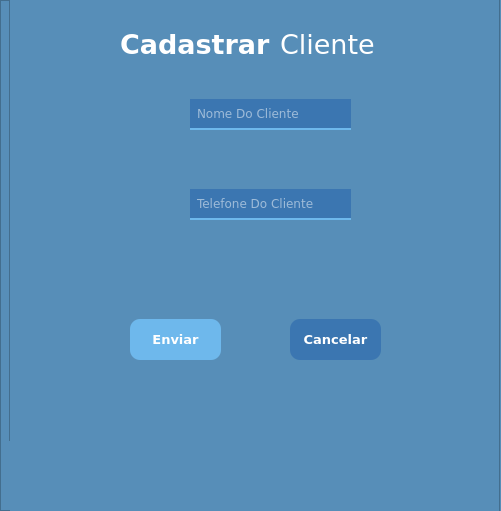
           <widget class="QFrame" name="frame_11">
            <property name="geometry">
             <rect>
              <x>-10</x>
              <y>0</y>
              <width>501</width>
              <height>511</height>
             </rect>
            </property>
            <property name="styleSheet">
             <string notr="true">background-color: rgb(87, 142, 184);</string>
            </property>
            <property name="frameShape">
             <enum>QFrame::StyledPanel</enum>
            </property>
            <property name="frameShadow">
             <enum>QFrame::Raised</enum>
            </property>
            <widget class="QFrame" name="frame_14">
             <property name="geometry">
              <rect>
               <x>10</x>
               <y>-1</y>
               <width>500</width>
               <height>1001</height>
              </rect>
             </property>
             <property name="frameShape">
              <enum>QFrame::StyledPanel</enum>
             </property>
             <property name="frameShadow">
              <enum>QFrame::Raised</enum>
             </property>
             <widget class="QLineEdit" name="lineEdit_2">
              <property name="geometry">
               <rect>
                <x>100</x>
                <y>100</y>
                <width>141</width>
                <height>31</height>
               </rect>
              </property>
              <property name="font">
               <font>
                <family>Verdana</family>
               </font>
              </property>
              <property name="styleSheet">
               <string notr="true">QLineEdit{background-color: rgb(255, 255, 255);
padding-left:5px;
border-top: none;
border-left: none;
border-right: none;
border-bottom: 2px solid rgb(110, 184, 236);
background-color: rgb(59, 118, 177);
	color: rgb(255, 255, 255);

}

QLineEdit:focus{
	border: 2px solid rgb(110, 184, 236);
}
QLineEdit:Hover{
	border: 2px solid rgb(110, 184, 236);
}</string>
              </property>
              <property name="placeholderText">
               <string>Nome Do Produto</string>
              </property>
             </widget>
             <widget class="QLineEdit" name="lineEdit_5">
              <property name="geometry">
               <rect>
                <x>280</x>
                <y>100</y>
                <width>151</width>
                <height>31</height>
               </rect>
              </property>
              <property name="font">
               <font>
                <family>Verdana</family>
               </font>
              </property>
              <property name="styleSheet">
               <string notr="true">QLineEdit{background-color: rgb(255, 255, 255);
padding-left:5px;
border-top: none;
border-left: none;
border-right: none;
border-bottom: 2px solid rgb(110, 184, 236);
background-color: rgb(59, 118, 177);
	color: rgb(255, 255, 255);

}

QLineEdit:focus{
	border: 2px solid rgb(110, 184, 236);
}
QLineEdit:Hover{
	border: 2px solid rgb(110, 184, 236);
}</string>
              </property>
              <property name="placeholderText">
               <string>Preço</string>
              </property>
             </widget>
             <widget class="QSpinBox" name="spinBox">
              <property name="geometry">
               <rect>
                <x>290</x>
                <y>220</y>
                <width>141</width>
                <height>31</height>
               </rect>
              </property>
              <property name="styleSheet">
               <string notr="true">background-color: rgb(87, 142, 184);
color: rgb(255, 255, 255);
border: 2px solid rgb(110, 184, 236);</string>
              </property>
              <property name="wrapping">
               <bool>false</bool>
              </property>
              <property name="buttonSymbols">
               <enum>QAbstractSpinBox::UpDownArrows</enum>
              </property>
              <property name="showGroupSeparator" stdset="0">
               <bool>false</bool>
              </property>
              <property name="maximum">
               <number>1000000000</number>
              </property>
             </widget>
             <widget class="QLabel" name="label_14">
              <property name="geometry">
               <rect>
                <x>290</x>
                <y>210</y>
                <width>41</width>
                <height>16</height>
               </rect>
              </property>
              <property name="font">
               <font>
                <family>Verdana</family>
               </font>
              </property>
              <property name="styleSheet">
               <string notr="true">color: rgb(255, 255, 255);</string>
              </property>
              <property name="text">
               <string>Quant.</string>
              </property>
             </widget>
             <widget class="QPushButton" name="pushButton_20">
              <property name="geometry">
               <rect>
                <x>130</x>
                <y>360</y>
                <width>91</width>
                <height>41</height>
               </rect>
              </property>
              <property name="font">
               <font>
                <family>Verdana</family>
                <pointsize>10</pointsize>
                <weight>75</weight>
                <bold>true</bold>
               </font>
              </property>
              <property name="cursor">
               <cursorShape>PointingHandCursor</cursorShape>
              </property>
              <property name="styleSheet">
               <string notr="true">QPushButton{
	background-color: rgb(110, 184, 236);
	border: none;
	border-radius: 10px;
	color: White;
}

QPushButton:hover{
		
	background-color: rgb(59, 118, 177);
}</string>
              </property>
              <property name="text">
               <string>Enviar</string>
              </property>
             </widget>
             <widget class="QPushButton" name="pushButton_23">
              <property name="geometry">
               <rect>
                <x>290</x>
                <y>360</y>
                <width>91</width>
                <height>41</height>
               </rect>
              </property>
              <property name="font">
               <font>
                <family>Verdana</family>
                <pointsize>10</pointsize>
                <weight>75</weight>
                <bold>true</bold>
               </font>
              </property>
              <property name="cursor">
               <cursorShape>PointingHandCursor</cursorShape>
              </property>
              <property name="styleSheet">
               <string notr="true">QPushButton{
background-color: rgb(59, 118, 177);
border: none;
border-radius: 10px;
color: white;
}
QPushButton:hover{
	background-color: rgb(110, 184, 236);
}</string>
              </property>
              <property name="text">
               <string>Cancelar</string>
              </property>
             </widget>
             <widget class="QPushButton" name="pushButton_24">
              <property name="geometry">
               <rect>
                <x>20</x>
                <y>40</y>
                <width>31</width>
                <height>23</height>
               </rect>
              </property>
              <property name="cursor">
               <cursorShape>PointingHandCursor</cursorShape>
              </property>
              <property name="styleSheet">
               <string notr="true">border:none;</string>
              </property>
              <property name="text">
               <string/>
              </property>
              <property name="icon">
               <iconset>
                <normaloff>:/newPrefix/de-volta (1).png</normaloff>:/newPrefix/de-volta (1).png</iconset>
              </property>
              <property name="iconSize">
               <size>
                <width>24</width>
                <height>24</height>
               </size>
              </property>
             </widget>
             <widget class="QLabel" name="label_15">
              <property name="geometry">
               <rect>
                <x>120</x>
                <y>30</y>
                <width>151</width>
                <height>31</height>
               </rect>
              </property>
              <property name="font">
               <font>
                <family>Verdana</family>
                <pointsize>20</pointsize>
                <weight>75</weight>
                <bold>true</bold>
               </font>
              </property>
              <property name="styleSheet">
               <string notr="true">color: rgb(255, 255, 255);</string>
              </property>
              <property name="text">
               <string>Cadastrar</string>
              </property>
             </widget>
             <widget class="QLabel" name="label_16">
              <property name="geometry">
               <rect>
                <x>280</x>
                <y>30</y>
                <width>111</width>
                <height>31</height>
               </rect>
              </property>
              <property name="font">
               <font>
                <family>Verdana</family>
                <pointsize>20</pointsize>
               </font>
              </property>
              <property name="styleSheet">
               <string notr="true">color: rgb(255, 255, 255);</string>
              </property>
              <property name="text">
               <string>Produto</string>
              </property>
             </widget>
             <widget class="QComboBox" name="comboBox">
              <property name="geometry">
               <rect>
                <x>290</x>
                <y>270</y>
                <width>141</width>
                <height>31</height>
               </rect>
              </property>
              <property name="styleSheet">
               <string notr="true">background-color: rgb(87, 142, 184);
color: rgb(255, 255, 255);
border: 2px solid rgb(110, 184, 236);
padding-left:5px;</string>
              </property>
              <item>
               <property name="text">
                <string>Bebida</string>
               </property>
              </item>
              <item>
               <property name="text">
                <string>Comida</string>
               </property>
              </item>
             </widget>
             <widget class="QLabel" name="label_17">
              <property name="geometry">
               <rect>
                <x>290</x>
                <y>260</y>
                <width>51</width>
                <height>16</height>
               </rect>
              </property>
              <property name="styleSheet">
               <string notr="true">color: rgb(255, 255, 255);</string>
              </property>
              <property name="text">
               <string>Categoria</string>
              </property>
             </widget>
             <widget class="QLineEdit" name="lineEdit_6">
              <property name="geometry">
               <rect>
                <x>100</x>
                <y>180</y>
                <width>141</width>
                <height>31</height>
               </rect>
              </property>
              <property name="font">
               <font>
                <family>Verdana</family>
               </font>
              </property>
              <property name="styleSheet">
               <string notr="true">QLineEdit{background-color: rgb(255, 255, 255);
padding-left:5px;
border-top: none;
border-left: none;
border-right: none;
border-bottom: 2px solid rgb(110, 184, 236);
background-color: rgb(59, 118, 177);
	color: rgb(255, 255, 255);

}

QLineEdit:focus{
	border: 2px solid rgb(110, 184, 236);
}
QLineEdit:Hover{
	border: 2px solid rgb(110, 184, 236);
}</string>
              </property>
              <property name="placeholderText">
               <string>Peso</string>
              </property>
             </widget>
             <widget class="QComboBox" name="comboBox_2">
              <property name="geometry">
               <rect>
                <x>290</x>
                <y>180</y>
                <width>141</width>
                <height>31</height>
               </rect>
              </property>
              <property name="styleSheet">
               <string notr="true">background-color: rgb(87, 142, 184);
color: rgb(255, 255, 255);
border: 2px solid rgb(110, 184, 236);
padding-left:5px;</string>
              </property>
              <item>
               <property name="text">
                <string>Litros</string>
               </property>
              </item>
              <item>
               <property name="text">
                <string>Gramas</string>
               </property>
              </item>
              <item>
               <property name="text">
                <string>Quilos</string>
               </property>
              </item>
              <item>
               <property name="text">
                <string>Miligramas</string>
               </property>
              </item>
             </widget>
             <widget class="QLabel" name="label_18">
              <property name="geometry">
               <rect>
                <x>290</x>
                <y>170</y>
                <width>91</width>
                <height>16</height>
               </rect>
              </property>
              <property name="styleSheet">
               <string notr="true">color: rgb(255, 255, 255);</string>
              </property>
              <property name="text">
               <string>Unidade De Medida</string>
              </property>
             </widget>
             <widget class="QLineEdit" name="lineEdit_8">
              <property name="geometry">
               <rect>
                <x>100</x>
                <y>270</y>
                <width>151</width>
                <height>31</height>
               </rect>
              </property>
              <property name="font">
               <font>
                <family>Verdana</family>
               </font>
              </property>
              <property name="styleSheet">
               <string notr="true">QLineEdit{background-color: rgb(255, 255, 255);
padding-left:5px;
border-top: none;
border-left: none;
border-right: none;
border-bottom: 2px solid rgb(110, 184, 236);
background-color: rgb(59, 118, 177);
	color: rgb(255, 255, 255);

}

QLineEdit:focus{
	border: 2px solid rgb(110, 184, 236);
}
QLineEdit:Hover{
	border: 2px solid rgb(110, 184, 236);
}</string>
              </property>
              <property name="placeholderText">
               <string>Valor da Compra</string>
              </property>
             </widget>
             <widget class="QFrame" name="frame_17">
              <property name="geometry">
               <rect>
                <x>-10</x>
                <y>0</y>
                <width>500</width>
                <height>991</height>
               </rect>
              </property>
              <property name="frameShape">
               <enum>QFrame::StyledPanel</enum>
              </property>
              <property name="frameShadow">
               <enum>QFrame::Raised</enum>
              </property>
              <widget class="QLineEdit" name="lineEdit_7">
               <property name="geometry">
                <rect>
                 <x>190</x>
                 <y>100</y>
                 <width>161</width>
                 <height>31</height>
                </rect>
               </property>
               <property name="font">
                <font>
                 <family>Verdana</family>
                </font>
               </property>
               <property name="styleSheet">
                <string notr="true">QLineEdit{background-color: rgb(255, 255, 255);
padding-left:5px;
border-top: none;
border-left: none;
border-right: none;
border-bottom: 2px solid rgb(110, 184, 236);
background-color: rgb(59, 118, 177);
	color: rgb(255, 255, 255);

}

QLineEdit:focus{
	border: 2px solid rgb(110, 184, 236);
}
QLineEdit:Hover{
	border: 2px solid rgb(110, 184, 236);
}</string>
               </property>
               <property name="placeholderText">
                <string>Nome Do Cliente</string>
               </property>
              </widget>
              <widget class="QLineEdit" name="lineEdit_9">
               <property name="geometry">
                <rect>
                 <x>190</x>
                 <y>190</y>
                 <width>161</width>
                 <height>31</height>
                </rect>
               </property>
               <property name="font">
                <font>
                 <family>Verdana</family>
                </font>
               </property>
               <property name="styleSheet">
                <string notr="true">QLineEdit{background-color: rgb(255, 255, 255);
padding-left:5px;
border-top: none;
border-left: none;
border-right: none;
border-bottom: 2px solid rgb(110, 184, 236);
background-color: rgb(59, 118, 177);
	color: rgb(255, 255, 255);

}

QLineEdit:focus{
	border: 2px solid rgb(110, 184, 236);
}
QLineEdit:Hover{
	border: 2px solid rgb(110, 184, 236);
}</string>
               </property>
               <property name="placeholderText">
                <string>Telefone Do Cliente</string>
               </property>
              </widget>
              <widget class="QPushButton" name="pushButton_25">
               <property name="geometry">
                <rect>
                 <x>130</x>
                 <y>320</y>
                 <width>91</width>
                 <height>41</height>
                </rect>
               </property>
               <property name="font">
                <font>
                 <family>Verdana</family>
                 <pointsize>10</pointsize>
                 <weight>75</weight>
                 <bold>true</bold>
                </font>
               </property>
               <property name="cursor">
                <cursorShape>PointingHandCursor</cursorShape>
               </property>
               <property name="styleSheet">
                <string notr="true">QPushButton{
	background-color: rgb(110, 184, 236);
	border: none;
	border-radius: 10px;
	color: White;
}

QPushButton:hover{
		
	background-color: rgb(59, 118, 177);
}</string>
               </property>
               <property name="text">
                <string>Enviar</string>
               </property>
              </widget>
              <widget class="QPushButton" name="pushButton_26">
               <property name="geometry">
                <rect>
                 <x>290</x>
                 <y>320</y>
                 <width>91</width>
                 <height>41</height>
                </rect>
               </property>
               <property name="font">
                <font>
                 <family>Verdana</family>
                 <pointsize>10</pointsize>
                 <weight>75</weight>
                 <bold>true</bold>
                </font>
               </property>
               <property name="cursor">
                <cursorShape>PointingHandCursor</cursorShape>
               </property>
               <property name="styleSheet">
                <string notr="true">QPushButton{
background-color: rgb(59, 118, 177);
border: none;
border-radius: 10px;
color: white;
}
QPushButton:hover{
	background-color: rgb(110, 184, 236);
}</string>
               </property>
               <property name="text">
                <string>Cancelar</string>
               </property>
              </widget>
              <widget class="QPushButton" name="pushButton_27">
               <property name="geometry">
                <rect>
                 <x>20</x>
                 <y>40</y>
                 <width>31</width>
                 <height>23</height>
                </rect>
               </property>
               <property name="cursor">
                <cursorShape>PointingHandCursor</cursorShape>
               </property>
               <property name="styleSheet">
                <string notr="true">border:none;</string>
               </property>
               <property name="text">
                <string/>
               </property>
               <property name="icon">
                <iconset>
                 <normaloff>:/newPrefix/de-volta (1).png</normaloff>:/newPrefix/de-volta (1).png</iconset>
               </property>
               <property name="iconSize">
                <size>
                 <width>24</width>
                 <height>24</height>
                </size>
               </property>
              </widget>
              <widget class="QLabel" name="label_20">
               <property name="geometry">
                <rect>
                 <x>120</x>
                 <y>30</y>
                 <width>151</width>
                 <height>31</height>
                </rect>
               </property>
               <property name="font">
                <font>
                 <family>Verdana</family>
                 <pointsize>20</pointsize>
                 <weight>75</weight>
                 <bold>true</bold>
                </font>
               </property>
               <property name="styleSheet">
                <string notr="true">color: rgb(255, 255, 255);</string>
               </property>
               <property name="text">
                <string>Cadastrar</string>
               </property>
              </widget>
              <widget class="QLabel" name="label_21">
               <property name="geometry">
                <rect>
                 <x>280</x>
                 <y>30</y>
                 <width>111</width>
                 <height>31</height>
                </rect>
               </property>
               <property name="font">
                <font>
                 <family>Verdana</family>
                 <pointsize>20</pointsize>
                </font>
               </property>
               <property name="styleSheet">
                <string notr="true">color: rgb(255, 255, 255);</string>
               </property>
               <property name="text">
                <string>Cliente</string>
               </property>
              </widget>
             </widget>
            </widget>
            <widget class="QFrame" name="frame_16">
             <property name="geometry">
              <rect>
               <x>9</x>
               <y>0</y>
               <width>500</width>
               <height>441</height>
              </rect>
             </property>
             <property name="maximumSize">
              <size>
               <width>500</width>
               <height>16777215</height>
              </size>
             </property>
             <property name="styleSheet">
              <string notr="true">alternate-background-color: rgb(110, 181, 235);</string>
             </property>
             <property name="frameShape">
              <enum>QFrame::StyledPanel</enum>
             </property>
             <property name="frameShadow">
              <enum>QFrame::Raised</enum>
             </property>
             <widget class="QPushButton" name="pushButton_52">
              <property name="geometry">
               <rect>
                <x>70</x>
                <y>60</y>
                <width>91</width>
                <height>31</height>
               </rect>
              </property>
              <property name="cursor">
               <cursorShape>PointingHandCursor</cursorShape>
              </property>
              <property name="styleSheet">
               <string notr="true">
QPushButton{
background-color: rgb(110, 184, 236);
color: rgb(255, 255, 255);
border: none;
border-radius: 10px;
}
QPushButton:hover{
	
	
	background-color: rgb(55, 152, 255);
}</string>
              </property>
              <property name="text">
               <string>  Atualizar</string>
              </property>
              <property name="icon">
               <iconset>
                <normaloff>:/newPrefix/botao-atualizar.png</normaloff>:/newPrefix/botao-atualizar.png</iconset>
              </property>
             </widget>
             <widget class="QPushButton" name="pushButton_53">
              <property name="geometry">
               <rect>
                <x>210</x>
                <y>60</y>
                <width>81</width>
                <height>31</height>
               </rect>
              </property>
              <property name="cursor">
               <cursorShape>PointingHandCursor</cursorShape>
              </property>
              <property name="styleSheet">
               <string notr="true">QPushButton{
background-color: rgb(110, 184, 236);
color: rgb(255, 255, 255);
border: none;
border-radius: 10px;
}
QPushButton:hover{
	
	
	background-color: rgb(55, 152, 255);
}</string>
              </property>
              <property name="text">
               <string> Excluir</string>
              </property>
              <property name="icon">
               <iconset>
                <normaloff>:/newPrefix/excluir.png</normaloff>:/newPrefix/excluir.png</iconset>
              </property>
             </widget>
             <widget class="QLineEdit" name="lineEdit_16">
              <property name="geometry">
               <rect>
                <x>70</x>
                <y>20</y>
                <width>171</width>
                <height>31</height>
               </rect>
              </property>
              <property name="font">
               <font>
                <family>Verdana</family>
                <weight>50</weight>
                <bold>false</bold>
               </font>
              </property>
              <property name="styleSheet">
               <string notr="true">background-color: rgb(255, 255, 255);
border-radius: 10px;
padding-left:15px</string>
              </property>
              <property name="placeholderText">
               <string>Pesquisar Cliente</string>
              </property>
             </widget>
             <widget class="QPushButton" name="pushButton_54">
              <property name="geometry">
               <rect>
                <x>340</x>
                <y>60</y>
                <width>81</width>
                <height>31</height>
               </rect>
              </property>
              <property name="cursor">
               <cursorShape>PointingHandCursor</cursorShape>
              </property>
              <property name="styleSheet">
               <string notr="true">QPushButton{
background-color: rgb(110, 184, 236);
color: rgb(255, 255, 255);
border: none;
border-radius: 10px;
}
QPushButton:hover{
	
	
	background-color: rgb(55, 152, 255);
}</string>
              </property>
              <property name="text">
               <string> Adicionar</string>
              </property>
              <property name="icon">
               <iconset>
                <normaloff>:/newPrefix/botao-adicionar.png</normaloff>:/newPrefix/botao-adicionar.png</iconset>
              </property>
             </widget>
             <widget class="QFrame" name="frame_25">
              <property name="geometry">
               <rect>
                <x>49</x>
                <y>110</y>
                <width>411</width>
                <height>311</height>
               </rect>
              </property>
              <property name="styleSheet">
               <string notr="true">background-color: rgb(110, 184, 236);
border-radius: 25px;</string>
              </property>
              <property name="frameShape">
               <enum>QFrame::StyledPanel</enum>
              </property>
              <property name="frameShadow">
               <enum>QFrame::Raised</enum>
              </property>
              <widget class="QTableWidget" name="tableWidget_6">
               <property name="geometry">
                <rect>
                 <x>10</x>
                 <y>40</y>
                 <width>391</width>
                 <height>241</height>
                </rect>
               </property>
               <property name="font">
                <font>
                 <family>Verdana</family>
                </font>
               </property>
               <property name="styleSheet">
                <string notr="true">background-color: rgb(255, 255, 255);
border-radius: 1px;</string>
               </property>
               <property name="selectionBehavior">
                <enum>QAbstractItemView::SelectRows</enum>
               </property>
               <attribute name="verticalHeaderVisible">
                <bool>false</bool>
               </attribute>
               <column>
                <property name="text">
                 <string>Id</string>
                </property>
                <property name="font">
                 <font>
                  <family>Verdana</family>
                  <weight>75</weight>
                  <bold>true</bold>
                 </font>
                </property>
               </column>
               <column>
                <property name="text">
                 <string>Nome</string>
                </property>
                <property name="font">
                 <font>
                  <family>Verdana</family>
                  <weight>75</weight>
                  <bold>true</bold>
                 </font>
                </property>
               </column>
               <column>
                <property name="text">
                 <string>Telefone</string>
                </property>
                <property name="font">
                 <font>
                  <family>Verdana</family>
                  <weight>75</weight>
                  <bold>true</bold>
                 </font>
                </property>
               </column>
              </widget>
              <widget class="QLabel" name="label_29">
               <property name="geometry">
                <rect>
                 <x>30</x>
                 <y>0</y>
                 <width>141</width>
                 <height>31</height>
                </rect>
               </property>
               <property name="font">
                <font>
                 <family>Verdana</family>
                 <pointsize>17</pointsize>
                 <weight>75</weight>
                 <bold>true</bold>
                </font>
               </property>
               <property name="styleSheet">
                <string notr="true">color: rgb(255, 255, 255);</string>
               </property>
               <property name="text">
                <string>Clientes</string>
               </property>
              </widget>
             </widget>
             <widget class="QPushButton" name="pushButton_55">
              <property name="geometry">
               <rect>
                <x>220</x>
                <y>20</y>
                <width>31</width>
                <height>31</height>
               </rect>
              </property>
              <property name="cursor">
               <cursorShape>PointingHandCursor</cursorShape>
              </property>
              <property name="styleSheet">
               <string notr="true">QPushButton{
	background-color: rgb(255, 255, 255);
	border: none;
	border-top-right-radius:10px;
	border-bottom-right-radius:10px;

}
QPushButton:hover{
	background-color: rgb(73, 120, 156);
}</string>
              </property>
              <property name="text">
               <string/>
              </property>
              <property name="icon">
               <iconset>
                <normaloff>:/newPrefix/lupa (1).png</normaloff>:/newPrefix/lupa (1).png</iconset>
              </property>
             </widget>
            </widget>
            <zorder>frame_16</zorder>
            <zorder>frame_14</zorder>
           </widget>
